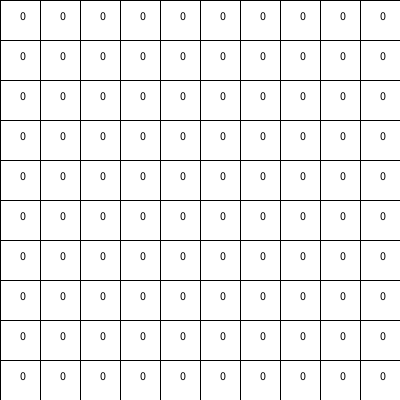
Frame 1 (no input)
Frame 60 (the mouse pressed at the canvas centre just before this capture): identical to frame 1, image omitted
Frame 120 (the mouse held since frame 60 and released just before this capture): identical to frame 1, image omitted

The Processing sketch that drew this single still picture (run headless with seeded random() and noise(); from frame 60 on, the mouse is pressed at the canvas centre):

// Processing sketch: prac4
// ── prac4.pde
int cant = 10;
int num[][] = new int[cant][cant];
float th, tv;

void setup() {
  size(400, 400);
  th = width/10;
  tv = height/10;
  for (int j = 0; j < cant; j++) {
    for (int i = 0; i < cant; i++) {
      fill(255);
      rect(i*th, j*tv, th, tv);
      fill(0);
      text(num[i][j], i*th+th/2, j*tv+tv/2);
    }
  }
}

void draw() {
}

void mousePressed() {
  int x = int(mouseX/th);
  int y = int(mouseY/tv);
  num[x][y]++;
  fill(255);
  rect(x*th, y*tv, th, tv);
  fill(0);
  text(num[x][y], x*th+th/2, y*tv+tv/2);
}
